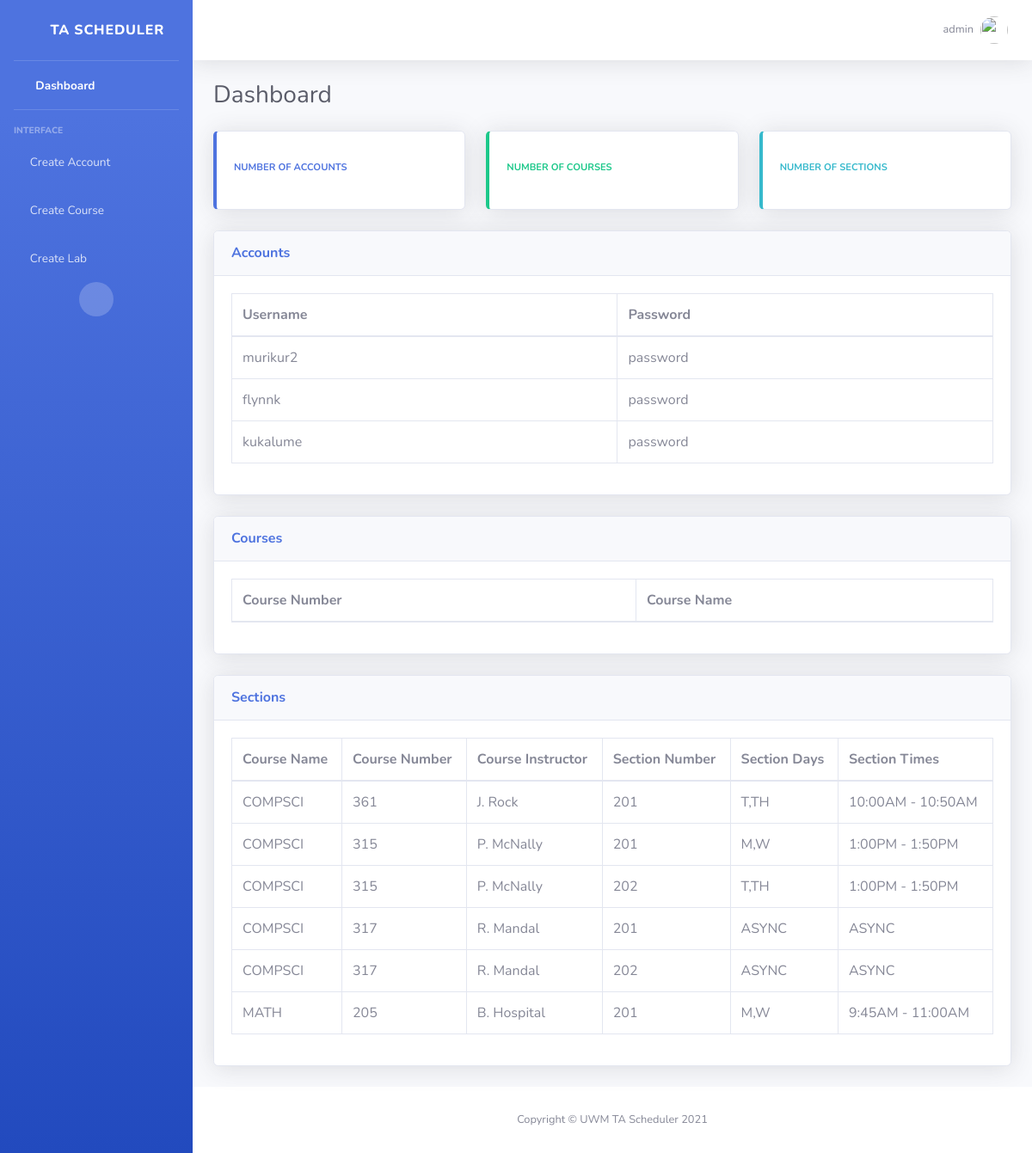
/home/ (signed in), run on an earlier commit of the app's database.
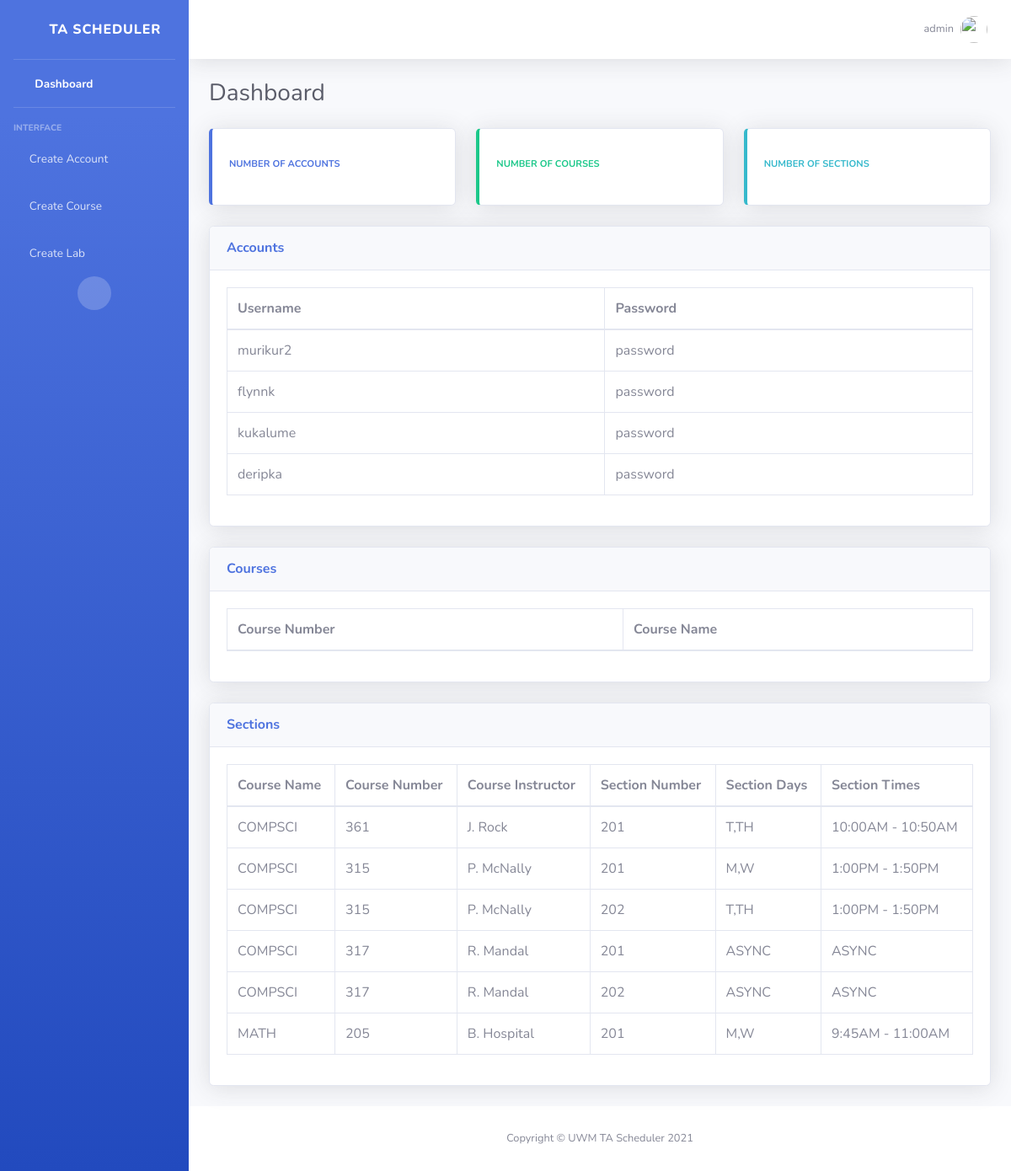
And on a later commit of the database.
### TA_Scheduler/models.py (models this page shows)
class myAccount(models.Model):
    userName = models.CharField(max_length=40)
    password = models.CharField(max_length=40)

### TA_Scheduler/views.py (the view)
# urls.py: 2. Add a URL to urlpatterns:  path('', Home.as_view(), name='home')
class Home(View):
    def get(self,request):
        userName = request.session["userName"]
        account_list = list(myAccount.objects.values_list("userName", "password"))
        course_list = list(myCourse.objects.values_list("courseNumber", "courseName"))
        return render(request, "home.html", {"account_list":account_list, "course_list":course_list, "userName":userName})

### templates/home.html (shortened to what the changed rows need)
{% load static %}
<!DOCTYPE html>
<html lang="en">
<head>
    <link href="{% static '/vendor/fontawesome-free/css/all.min.css' %}" rel="stylesheet" type="text/css">
    <link href="{% static '/css/sb-admin-2.min.css' %}" rel="stylesheet">
    <link href="{% static '/vendor/datatables/dataTables.bootstrap4.min.css' %}" rel="stylesheet">
</head>
<body id="page-top">
    <div id="wrapper">
        <div id="content-wrapper" class="d-flex flex-column">
            <div id="content">
                <div class="container-fluid">
                    <div class="d-sm-flex align-items-center justify-content-between mb-4">
                        <h1 class="h3 mb-0 text-gray-800">Dashboard</h1>
                    </div>
                     <div class="card shadow mb-4">
                        <div class="card-body">
                            <div class="table-responsive">
                                <table class="table table-bordered" id="accountData" width="100%" cellspacing="0">
                                    <thead>
                                        <tr>
                                            <th>Username</th>
                                            <th>Password</th>
                                        </tr>
                                    </thead>
                                    <tbody>
                                    {% for i in account_list %}
                                        <tr>
                                            <td>{{ i.0 }}</td>
                                            <td>{{ i.1 }}</td>
                                        </tr>
                                    {% endfor %}
                                    </tbody>
                                </table>
                            </div>
                        </div>
                    </div>
					<div class="card shadow mb-4">
                        <div class="card-body">
                            <div class="table-responsive">
                                <table class="table table-bordered" id="courseData" width="100%" cellspacing="0">
                                    <thead>
                                        <tr>
											<th>Course Number</th>
                                            <th>Course Name</th>
                                        </tr>
                                    </thead>
                                </table>
                            </div>
                        </div>
                    </div>
					<div class="card shadow mb-4">
                        <div class="card-body">
                            <div class="table-responsive">
                                <table class="table table-bordered" id="sectionData" width="100%" cellspacing="0">
                                                                        <thead>
                                        <tr>
                                            <th>Course Name</th>
											<th>Course Number</th>
											<th>Course Instructor</th>
											<th>Section Number</th>
											<th>Section Days</th>
											<th>Section Times</th>
                                        </tr>
                                    </thead>
                                </table>
                            </div>
                        </div>
                    </div>
                </div>
            </div>
        </div>
    </div>
</body>
</html>

What changed in the data, as far as the page shows it:
added myAccount: userName "deripka", password "password"
